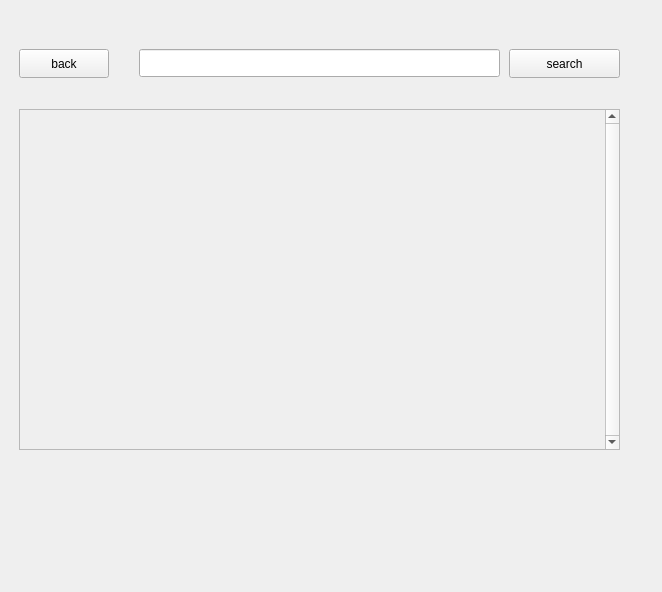
<?xml version="1.0" encoding="UTF-8"?>
<ui version="4.0">
 <class>TalkBrader</class>
 <widget class="QMainWindow" name="TalkBrader">
  <property name="geometry">
   <rect>
    <x>0</x>
    <y>0</y>
    <width>662</width>
    <height>592</height>
   </rect>
  </property>
  <property name="minimumSize">
   <size>
    <width>554</width>
    <height>0</height>
   </size>
  </property>
  <property name="windowTitle">
   <string>MainWindow</string>
  </property>
  <widget class="QWidget" name="centralwidget">
   <layout class="QGridLayout" name="gridLayout_4">
    <item row="0" column="0">
     <widget class="QStackedWidget" name="stackedWidget">
      <property name="currentIndex">
       <number>1</number>
      </property>
      <widget class="QWidget" name="chatPage">
       <widget class="QLabel" name="label">
        <property name="enabled">
         <bool>true</bool>
        </property>
        <property name="geometry">
         <rect>
          <x>160</x>
          <y>30</y>
          <width>261</width>
          <height>41</height>
         </rect>
        </property>
        <property name="sizePolicy">
         <sizepolicy hsizetype="Preferred" vsizetype="Preferred">
          <horstretch>0</horstretch>
          <verstretch>0</verstretch>
         </sizepolicy>
        </property>
        <property name="baseSize">
         <size>
          <width>0</width>
          <height>0</height>
         </size>
        </property>
        <property name="inputMethodHints">
         <set>Qt::InputMethodHint::ImhNone</set>
        </property>
        <property name="text">
         <string>No Chat Avilable. Click + Icon To Chat</string>
        </property>
       </widget>
       <widget class="QPushButton" name="pushButton_2">
        <property name="geometry">
         <rect>
          <x>479</x>
          <y>40</y>
          <width>91</width>
          <height>29</height>
         </rect>
        </property>
        <property name="text">
         <string>+</string>
        </property>
       </widget>
      </widget>
      <widget class="QWidget" name="addFriendPage">
       <widget class="QPushButton" name="pushButton">
        <property name="geometry">
         <rect>
          <x>10</x>
          <y>40</y>
          <width>90</width>
          <height>29</height>
         </rect>
        </property>
        <property name="text">
         <string>back</string>
        </property>
       </widget>
       <widget class="QLineEdit" name="searchBar">
        <property name="geometry">
         <rect>
          <x>130</x>
          <y>40</y>
          <width>361</width>
          <height>28</height>
         </rect>
        </property>
       </widget>
       <widget class="QPushButton" name="searchB">
        <property name="geometry">
         <rect>
          <x>500</x>
          <y>40</y>
          <width>111</width>
          <height>29</height>
         </rect>
        </property>
        <property name="text">
         <string>search</string>
        </property>
       </widget>
       <widget class="QScrollArea" name="scrollArea">
        <property name="geometry">
         <rect>
          <x>10</x>
          <y>100</y>
          <width>601</width>
          <height>341</height>
         </rect>
        </property>
        <property name="mouseTracking">
         <bool>false</bool>
        </property>
        <property name="verticalScrollBarPolicy">
         <enum>Qt::ScrollBarPolicy::ScrollBarAlwaysOn</enum>
        </property>
        <property name="widgetResizable">
         <bool>false</bool>
        </property>
        <property name="alignment">
         <set>Qt::AlignmentFlag::AlignLeading|Qt::AlignmentFlag::AlignLeft|Qt::AlignmentFlag::AlignTop</set>
        </property>
        <widget class="QWidget" name="scrollAreaWidgetContents">
         <property name="geometry">
          <rect>
           <x>0</x>
           <y>0</y>
           <width>582</width>
           <height>231</height>
          </rect>
         </property>
         <layout class="QVBoxLayout" name="verticalLayout"/>
        </widget>
       </widget>
      </widget>
      <widget class="QWidget" name="registerPage">
       <widget class="QLineEdit" name="usernameBarRigster">
        <property name="geometry">
         <rect>
          <x>210</x>
          <y>110</y>
          <width>201</width>
          <height>28</height>
         </rect>
        </property>
       </widget>
       <widget class="QLineEdit" name="passwordBarRigster">
        <property name="geometry">
         <rect>
          <x>210</x>
          <y>160</y>
          <width>201</width>
          <height>28</height>
         </rect>
        </property>
        <property name="text">
         <string/>
        </property>
        <property name="echoMode">
         <enum>QLineEdit::EchoMode::Password</enum>
        </property>
       </widget>
       <widget class="QLabel" name="label_5">
        <property name="geometry">
         <rect>
          <x>120</x>
          <y>160</y>
          <width>101</width>
          <height>20</height>
         </rect>
        </property>
        <property name="font">
         <font>
          <pointsize>10</pointsize>
         </font>
        </property>
        <property name="text">
         <string>Password</string>
        </property>
       </widget>
       <widget class="QLabel" name="label_7">
        <property name="geometry">
         <rect>
          <x>100</x>
          <y>410</y>
          <width>231</width>
          <height>20</height>
         </rect>
        </property>
        <property name="font">
         <font>
          <pointsize>10</pointsize>
         </font>
        </property>
        <property name="text">
         <string>Already Have An Account?</string>
        </property>
       </widget>
       <widget class="QLabel" name="label_8">
        <property name="geometry">
         <rect>
          <x>120</x>
          <y>110</y>
          <width>101</width>
          <height>20</height>
         </rect>
        </property>
        <property name="font">
         <font>
          <pointsize>10</pointsize>
         </font>
        </property>
        <property name="text">
         <string>Username</string>
        </property>
       </widget>
       <widget class="QPushButton" name="registerBRegister">
        <property name="geometry">
         <rect>
          <x>220</x>
          <y>260</y>
          <width>121</width>
          <height>61</height>
         </rect>
        </property>
        <property name="text">
         <string>Register</string>
        </property>
       </widget>
       <widget class="QPushButton" name="loginBRegister">
        <property name="geometry">
         <rect>
          <x>310</x>
          <y>400</y>
          <width>111</width>
          <height>41</height>
         </rect>
        </property>
        <property name="text">
         <string>Login</string>
        </property>
       </widget>
       <widget class="QLineEdit" name="passwordBarRigster_2">
        <property name="geometry">
         <rect>
          <x>210</x>
          <y>210</y>
          <width>201</width>
          <height>28</height>
         </rect>
        </property>
        <property name="text">
         <string/>
        </property>
        <property name="echoMode">
         <enum>QLineEdit::EchoMode::Password</enum>
        </property>
       </widget>
       <widget class="QLabel" name="label_9">
        <property name="geometry">
         <rect>
          <x>100</x>
          <y>210</y>
          <width>101</width>
          <height>20</height>
         </rect>
        </property>
        <property name="font">
         <font>
          <pointsize>10</pointsize>
         </font>
        </property>
        <property name="text">
         <string>Re-Password</string>
        </property>
       </widget>
       <widget class="QLabel" name="label_10">
        <property name="geometry">
         <rect>
          <x>80</x>
          <y>60</y>
          <width>441</width>
          <height>20</height>
         </rect>
        </property>
        <property name="mouseTracking">
         <bool>false</bool>
        </property>
        <property name="autoFillBackground">
         <bool>false</bool>
        </property>
        <property name="text">
         <string/>
        </property>
        <property name="alignment">
         <set>Qt::AlignmentFlag::AlignCenter</set>
        </property>
       </widget>
      </widget>
      <widget class="QWidget" name="signoutPage">
       <widget class="QLabel" name="label_2">
        <property name="geometry">
         <rect>
          <x>60</x>
          <y>140</y>
          <width>511</width>
          <height>61</height>
         </rect>
        </property>
        <property name="font">
         <font>
          <pointsize>12</pointsize>
         </font>
        </property>
        <property name="autoFillBackground">
         <bool>false</bool>
        </property>
        <property name="text">
         <string>Log in to an existing account or create a new one.</string>
        </property>
        <property name="textFormat">
         <enum>Qt::TextFormat::AutoText</enum>
        </property>
        <property name="scaledContents">
         <bool>false</bool>
        </property>
       </widget>
       <widget class="QPushButton" name="registerB">
        <property name="geometry">
         <rect>
          <x>210</x>
          <y>300</y>
          <width>131</width>
          <height>61</height>
         </rect>
        </property>
        <property name="text">
         <string>Register</string>
        </property>
       </widget>
       <widget class="QPushButton" name="loginB">
        <property name="geometry">
         <rect>
          <x>210</x>
          <y>220</y>
          <width>131</width>
          <height>61</height>
         </rect>
        </property>
        <property name="text">
         <string>Login</string>
        </property>
       </widget>
      </widget>
      <widget class="QWidget" name="loginPage">
       <layout class="QGridLayout" name="gridLayout_5">
        <item row="0" column="0">
         <widget class="QGroupBox" name="groupBox">
          <property name="title">
           <string/>
          </property>
          <property name="alignment">
           <set>Qt::AlignmentFlag::AlignCenter</set>
          </property>
          <property name="flat">
           <bool>false</bool>
          </property>
          <widget class="QLabel" name="label_3">
           <property name="geometry">
            <rect>
             <x>90</x>
             <y>180</y>
             <width>101</width>
             <height>20</height>
            </rect>
           </property>
           <property name="font">
            <font>
             <pointsize>10</pointsize>
            </font>
           </property>
           <property name="text">
            <string>Username</string>
           </property>
          </widget>
          <widget class="QLineEdit" name="usernameBar">
           <property name="geometry">
            <rect>
             <x>180</x>
             <y>180</y>
             <width>201</width>
             <height>28</height>
            </rect>
           </property>
          </widget>
          <widget class="QLineEdit" name="passwordBar">
           <property name="geometry">
            <rect>
             <x>180</x>
             <y>220</y>
             <width>201</width>
             <height>28</height>
            </rect>
           </property>
           <property name="text">
            <string/>
           </property>
           <property name="echoMode">
            <enum>QLineEdit::EchoMode::Password</enum>
           </property>
          </widget>
          <widget class="QLabel" name="label_4">
           <property name="geometry">
            <rect>
             <x>90</x>
             <y>220</y>
             <width>101</width>
             <height>20</height>
            </rect>
           </property>
           <property name="font">
            <font>
             <pointsize>10</pointsize>
            </font>
           </property>
           <property name="text">
            <string>Password</string>
           </property>
          </widget>
          <widget class="QPushButton" name="loginB_2">
           <property name="geometry">
            <rect>
             <x>190</x>
             <y>290</y>
             <width>121</width>
             <height>61</height>
            </rect>
           </property>
           <property name="text">
            <string>Login</string>
           </property>
          </widget>
          <widget class="QLabel" name="label_6">
           <property name="geometry">
            <rect>
             <x>90</x>
             <y>400</y>
             <width>231</width>
             <height>20</height>
            </rect>
           </property>
           <property name="font">
            <font>
             <pointsize>10</pointsize>
            </font>
           </property>
           <property name="text">
            <string>Dont Have An Account?</string>
           </property>
          </widget>
          <widget class="QPushButton" name="registerB_2">
           <property name="geometry">
            <rect>
             <x>290</x>
             <y>390</y>
             <width>111</width>
             <height>41</height>
            </rect>
           </property>
           <property name="text">
            <string>Register</string>
           </property>
          </widget>
          <widget class="QLabel" name="label_11">
           <property name="geometry">
            <rect>
             <x>40</x>
             <y>90</y>
             <width>441</width>
             <height>20</height>
            </rect>
           </property>
           <property name="mouseTracking">
            <bool>false</bool>
           </property>
           <property name="autoFillBackground">
            <bool>false</bool>
           </property>
           <property name="text">
            <string/>
           </property>
           <property name="alignment">
            <set>Qt::AlignmentFlag::AlignCenter</set>
           </property>
          </widget>
         </widget>
        </item>
       </layout>
      </widget>
     </widget>
    </item>
   </layout>
  </widget>
 </widget>
 <resources/>
 <connections/>
</ui>
